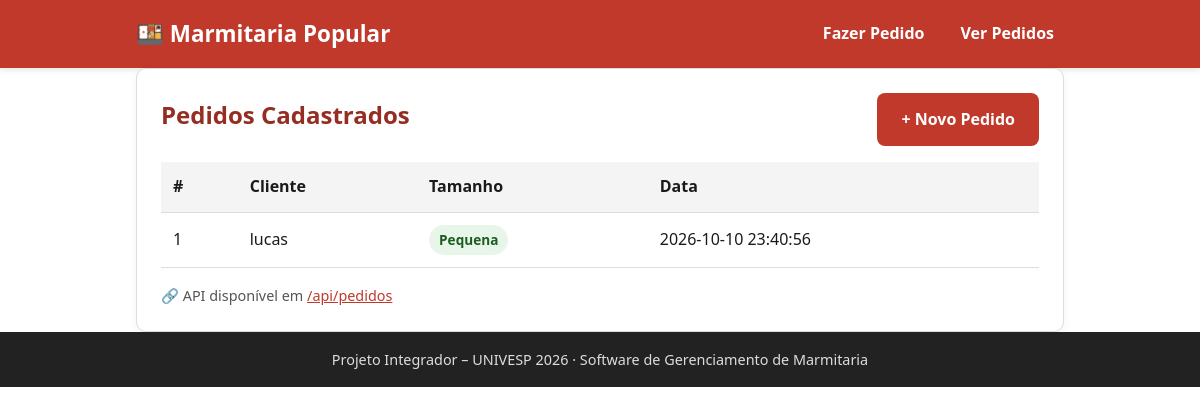
Page /pedidos on the earlier database version.
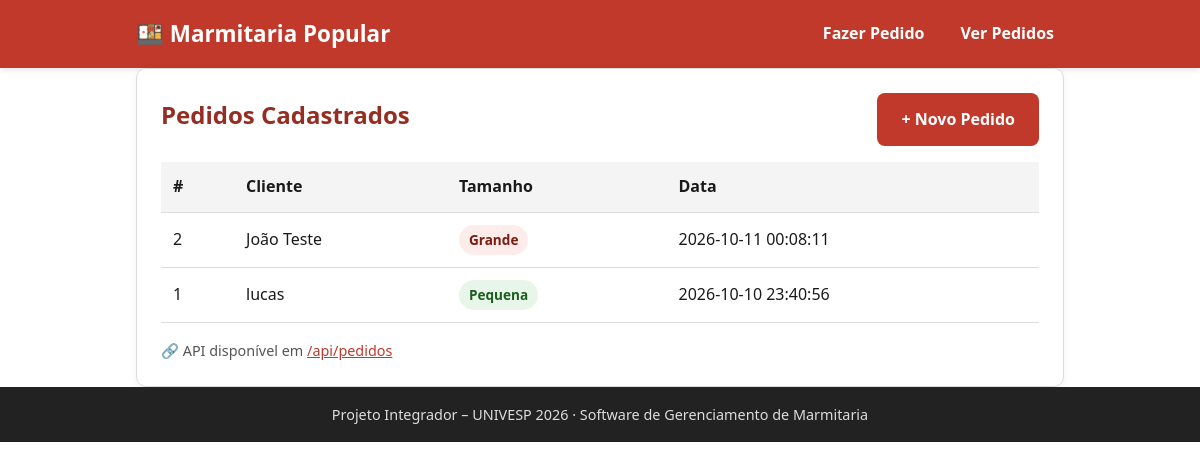
Same page on the later database version.
### tables this page shows
CREATE TABLE pedidos (
            id INTEGER PRIMARY KEY AUTOINCREMENT,
            cliente TEXT NOT NULL,
            tamanho TEXT NOT NULL,
            data TEXT DEFAULT CURRENT_TIMESTAMP
        );

### app.py (the view)
@app.route("/pedidos")
def listar_pedidos():
    conn = sqlite3.connect(DB)
    pedidos = conn.execute("SELECT id, cliente, tamanho, data FROM pedidos ORDER BY id DESC").fetchall()
    conn.close()
    return render_template("pedidos.html", pedidos=pedidos)

### templates/pedidos.html (shortened to what this page needs)
{% extends "base.html" %}
{% block conteudo %}
<section class="card" aria-labelledby="titulo-lista">
  <div class="cabecalho-lista">
    <h2 id="titulo-lista">Pedidos Cadastrados</h2>
    <a href="{{ url_for('inicio') }}" class="btn btn-primario">+ Novo Pedido</a>
  </div>
  {% if pedidos %}
    <table class="tabela" aria-describedby="desc-tabela">
      <thead>
        <tr>
          <th scope="col">#</th>
          <th scope="col">Cliente</th>
          <th scope="col">Tamanho</th>
          <th scope="col">Data</th>
        </tr>
      </thead>
      <tbody>
        {% for p in pedidos %}
          <tr>
            <td>{{ p[0] }}</td>
            <td>{{ p[1] }}</td>
            <td>
              <span class="badge badge-{{ p[2]|lower }}">{{ p[2] }}</span>
            </td>
            <td>{{ p[3] }}</td>
          </tr>
        {% endfor %}
      </tbody>
    </table>
  {% else %}
    <p class="vazio">Nenhum pedido cadastrado ainda. 🍽️</p>
  {% endif %}
  <p class="api-info">
    🔗 API disponível em
    <a href="{{ url_for('api_pedidos') }}" target="_blank" rel="noopener">
      /api/pedidos
    </a>
  </p>
</section>
{% endblock %}

### templates/base.html (shortened to what this page needs)
<!DOCTYPE html>
<html lang="pt-BR">
<head>
  <link rel="stylesheet" href="{{ url_for('static', filename='css/style.css') }}" />
</head>
<body>
  <header class="cabecalho">
    <div class="container">
      <h1 class="logo">🍱 Marmitaria Popular</h1>
      <nav aria-label="Menu principal">
        <ul class="menu">
          <li><a href="{{ url_for('inicio') }}">Fazer Pedido</a></li>
          <li><a href="{{ url_for('listar_pedidos') }}">Ver Pedidos</a></li>
        </ul>
      </nav>
    </div>
  </header>
  <main id="conteudo" class="container">
    {% block conteudo %}{% endblock %}
  </main>
  <footer class="rodape">
    <div class="container">
      <p>Projeto Integrador – UNIVESP 2026 · Software de Gerenciamento de Marmitaria</p>
    </div>
  </footer>
</body>
</html>

### static/css/style.css (style rules this page uses)
:root { --cor-primaria: #c0392b; --cor-primaria-escura: #962d22; --cor-secundaria: #f39c12; --cor-texto: #1a1a1a; --cor-fundo: #ffffff; --cor-cinza: #f4f4f4; --cor-borda: #ddd; --raio: 10px; }
* { box-sizing: border-box; margin: 0; padding: 0; }
body { font-family: system-ui, -apple-system, "Segoe UI", Arial, sans-serif; background: var(--cor-fundo); color: var(--cor-texto); line-height: 1.6; font-size: 16px; }
.container { max-width: 960px; margin: 0 auto; padding: 0 16px; }
.cabecalho { background: var(--cor-primaria); color: #fff; padding: 16px 0; box-shadow: 0 2px 6px rgba(0,0,0,.1); }
.cabecalho .container { display: flex; flex-wrap: wrap; justify-content: space-between; align-items: center; gap: 12px; }
.logo { font-size: 1.4rem; }
.menu { list-style: none; display: flex; gap: 16px; }
.menu a { color: #fff; text-decoration: none; font-weight: 600; padding: 6px 10px; border-radius: 6px; }
main { padding: 32px 16px 48px; }
.card { background: #fff; border: 1px solid var(--cor-borda); border-radius: var(--raio); padding: 24px; box-shadow: 0 2px 8px rgba(0,0,0,.05); }
h2 { color: var(--cor-primaria-escura); margin-bottom: 8px; }
.btn { display: inline-block; padding: 12px 22px; border-radius: 8px; font-weight: 700; font-size: 1rem; text-decoration: none; cursor: pointer; border: 2px solid transparent; transition: .2s; }
.btn-primario { background: var(--cor-primaria); color: #fff; }
.cabecalho-lista { display: flex; flex-wrap: wrap; justify-content: space-between; align-items: center; gap: 12px; margin-bottom: 16px; }
.tabela { width: 100%; border-collapse: collapse; margin-top: 8px; }
.tabela th, .tabela td { text-align: left; padding: 12px; border-bottom: 1px solid var(--cor-borda); }
.tabela thead th { background: var(--cor-cinza); font-weight: 700; }
.badge { display: inline-block; padding: 4px 10px; border-radius: 999px; font-size: .85rem; font-weight: 700; }
.badge-pequena { background: #e8f5e9; color: #1b5e20; }
.badge-grande { background: #fdecea; color: #7a1c12; }
.api-info { margin-top: 16px; font-size: .9rem; color: #555; }
.api-info a { color: var(--cor-primaria); }
.rodape { background: #222; color: #ddd; padding: 16px 0; text-align: center; font-size: .9rem; }

Differences in the rows shown:
added pedidos: id "2", cliente "João Teste", tamanho "Grande", data "2026-10-11 00:08:11"
